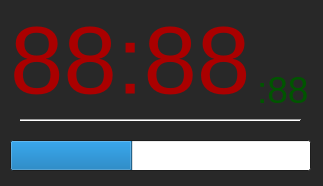
<?xml version="1.0" encoding="UTF-8"?>
<ui version="4.0">
 <class>MainWindow</class>
 <widget class="QMainWindow" name="MainWindow">
  <property name="geometry">
   <rect>
    <x>0</x>
    <y>0</y>
    <width>323</width>
    <height>186</height>
   </rect>
  </property>
  <property name="minimumSize">
   <size>
    <width>323</width>
    <height>186</height>
   </size>
  </property>
  <property name="maximumSize">
   <size>
    <width>323</width>
    <height>186</height>
   </size>
  </property>
  <property name="palette">
   <palette>
    <active>
     <colorrole role="WindowText">
      <brush brushstyle="SolidPattern">
       <color alpha="255">
        <red>170</red>
        <green>0</green>
        <blue>0</blue>
       </color>
      </brush>
     </colorrole>
     <colorrole role="Midlight">
      <brush brushstyle="SolidPattern">
       <color alpha="255">
        <red>0</red>
        <green>0</green>
        <blue>0</blue>
       </color>
      </brush>
     </colorrole>
     <colorrole role="Base">
      <brush brushstyle="SolidPattern">
       <color alpha="255">
        <red>255</red>
        <green>255</green>
        <blue>255</blue>
       </color>
      </brush>
     </colorrole>
     <colorrole role="Window">
      <brush brushstyle="SolidPattern">
       <color alpha="255">
        <red>40</red>
        <green>40</green>
        <blue>40</blue>
       </color>
      </brush>
     </colorrole>
    </active>
    <inactive>
     <colorrole role="WindowText">
      <brush brushstyle="SolidPattern">
       <color alpha="255">
        <red>170</red>
        <green>0</green>
        <blue>0</blue>
       </color>
      </brush>
     </colorrole>
     <colorrole role="Midlight">
      <brush brushstyle="SolidPattern">
       <color alpha="255">
        <red>0</red>
        <green>0</green>
        <blue>0</blue>
       </color>
      </brush>
     </colorrole>
     <colorrole role="Base">
      <brush brushstyle="SolidPattern">
       <color alpha="255">
        <red>255</red>
        <green>255</green>
        <blue>255</blue>
       </color>
      </brush>
     </colorrole>
     <colorrole role="Window">
      <brush brushstyle="SolidPattern">
       <color alpha="255">
        <red>40</red>
        <green>40</green>
        <blue>40</blue>
       </color>
      </brush>
     </colorrole>
    </inactive>
    <disabled>
     <colorrole role="WindowText">
      <brush brushstyle="SolidPattern">
       <color alpha="255">
        <red>120</red>
        <green>120</green>
        <blue>120</blue>
       </color>
      </brush>
     </colorrole>
     <colorrole role="Midlight">
      <brush brushstyle="SolidPattern">
       <color alpha="255">
        <red>0</red>
        <green>0</green>
        <blue>0</blue>
       </color>
      </brush>
     </colorrole>
     <colorrole role="Base">
      <brush brushstyle="SolidPattern">
       <color alpha="255">
        <red>40</red>
        <green>40</green>
        <blue>40</blue>
       </color>
      </brush>
     </colorrole>
     <colorrole role="Window">
      <brush brushstyle="SolidPattern">
       <color alpha="255">
        <red>40</red>
        <green>40</green>
        <blue>40</blue>
       </color>
      </brush>
     </colorrole>
    </disabled>
   </palette>
  </property>
  <property name="windowTitle">
   <string>MainWindow</string>
  </property>
  <widget class="QWidget" name="centralwidget">
   <widget class="QWidget" name="horizontalLayoutWidget">
    <property name="geometry">
     <rect>
      <x>10</x>
      <y>10</y>
      <width>305</width>
      <height>101</height>
     </rect>
    </property>
    <layout class="QHBoxLayout" name="horizontalLayout">
     <item>
      <widget class="QLabel" name="label">
       <property name="font">
        <font>
         <pointsize>72</pointsize>
         <weight>50</weight>
         <bold>false</bold>
        </font>
       </property>
       <property name="text">
        <string>88:88</string>
       </property>
      </widget>
     </item>
     <item>
      <layout class="QVBoxLayout" name="verticalLayout">
       <item>
        <spacer name="verticalSpacer">
         <property name="orientation">
          <enum>Qt::Vertical</enum>
         </property>
         <property name="sizeHint" stdset="0">
          <size>
           <width>20</width>
           <height>40</height>
          </size>
         </property>
        </spacer>
       </item>
       <item>
        <widget class="QLabel" name="label_2">
         <property name="palette">
          <palette>
           <active>
            <colorrole role="WindowText">
             <brush brushstyle="SolidPattern">
              <color alpha="255">
               <red>0</red>
               <green>85</green>
               <blue>0</blue>
              </color>
             </brush>
            </colorrole>
            <colorrole role="Text">
             <brush brushstyle="SolidPattern">
              <color alpha="255">
               <red>0</red>
               <green>85</green>
               <blue>0</blue>
              </color>
             </brush>
            </colorrole>
            <colorrole role="PlaceholderText">
             <brush brushstyle="SolidPattern">
              <color alpha="128">
               <red>0</red>
               <green>85</green>
               <blue>0</blue>
              </color>
             </brush>
            </colorrole>
           </active>
           <inactive>
            <colorrole role="WindowText">
             <brush brushstyle="SolidPattern">
              <color alpha="255">
               <red>0</red>
               <green>85</green>
               <blue>0</blue>
              </color>
             </brush>
            </colorrole>
            <colorrole role="Text">
             <brush brushstyle="SolidPattern">
              <color alpha="255">
               <red>0</red>
               <green>85</green>
               <blue>0</blue>
              </color>
             </brush>
            </colorrole>
            <colorrole role="PlaceholderText">
             <brush brushstyle="SolidPattern">
              <color alpha="128">
               <red>0</red>
               <green>85</green>
               <blue>0</blue>
              </color>
             </brush>
            </colorrole>
           </inactive>
           <disabled>
            <colorrole role="WindowText">
             <brush brushstyle="SolidPattern">
              <color alpha="255">
               <red>120</red>
               <green>120</green>
               <blue>120</blue>
              </color>
             </brush>
            </colorrole>
            <colorrole role="Text">
             <brush brushstyle="SolidPattern">
              <color alpha="255">
               <red>120</red>
               <green>120</green>
               <blue>120</blue>
              </color>
             </brush>
            </colorrole>
            <colorrole role="PlaceholderText">
             <brush brushstyle="SolidPattern">
              <color alpha="128">
               <red>0</red>
               <green>0</green>
               <blue>0</blue>
              </color>
             </brush>
            </colorrole>
           </disabled>
          </palette>
         </property>
         <property name="font">
          <font>
           <pointsize>28</pointsize>
           <weight>50</weight>
           <bold>false</bold>
          </font>
         </property>
         <property name="text">
          <string>:88</string>
         </property>
        </widget>
       </item>
      </layout>
     </item>
    </layout>
   </widget>
   <widget class="QProgressBar" name="progressBar">
    <property name="geometry">
     <rect>
      <x>10</x>
      <y>140</y>
      <width>301</width>
      <height>31</height>
     </rect>
    </property>
    <property name="maximum">
     <number>59</number>
    </property>
    <property name="value">
     <number>24</number>
    </property>
    <property name="textVisible">
     <bool>false</bool>
    </property>
   </widget>
   <widget class="Line" name="line">
    <property name="geometry">
     <rect>
      <x>20</x>
      <y>110</y>
      <width>281</width>
      <height>20</height>
     </rect>
    </property>
    <property name="orientation">
     <enum>Qt::Horizontal</enum>
    </property>
   </widget>
  </widget>
 </widget>
 <resources/>
 <connections/>
</ui>
